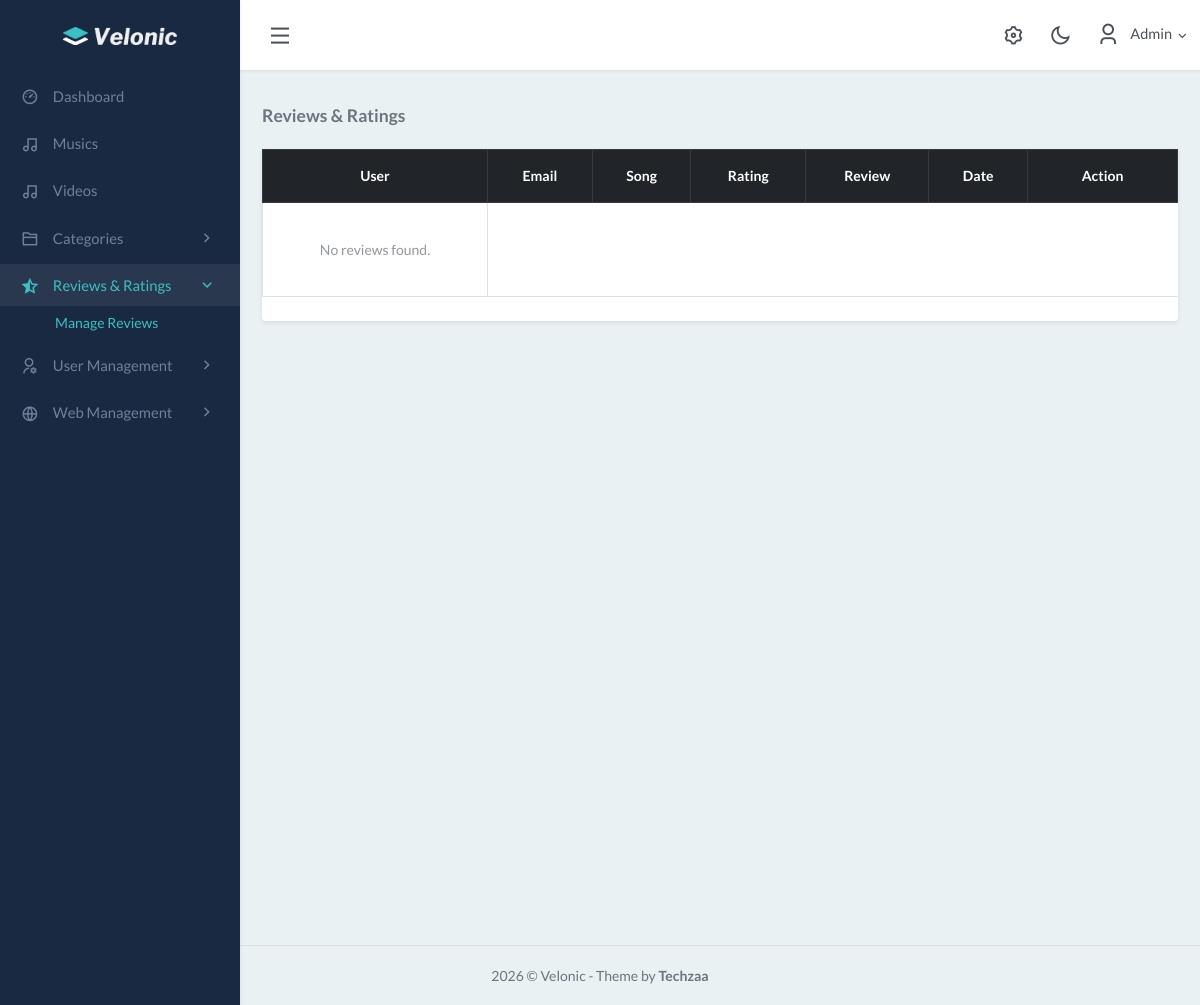
/admin/reviews.php (signed in), run on an earlier commit of the app's database.
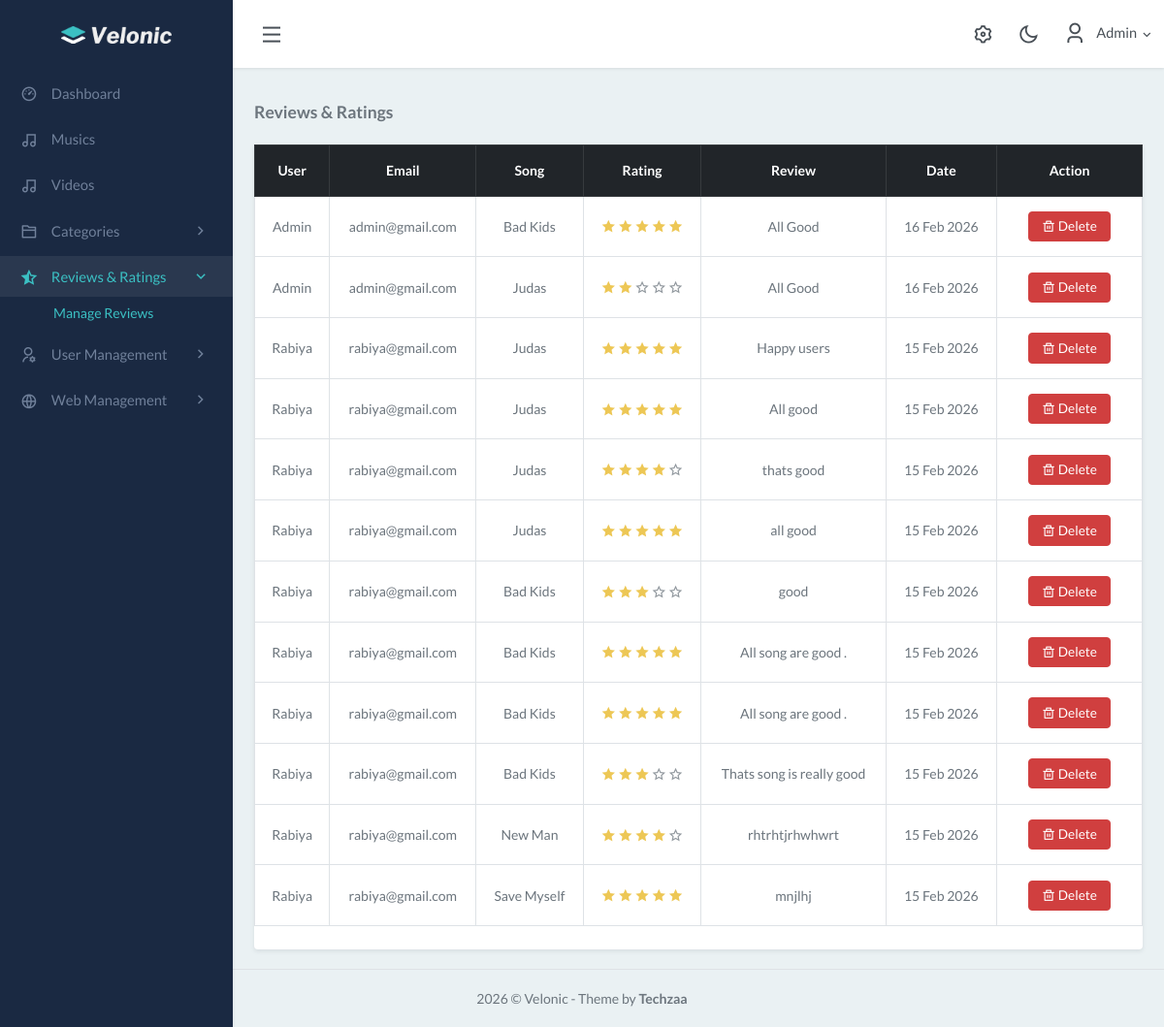
And on a later commit of the database.
### tables this page shows
CREATE TABLE `users` (
  `id` int(11) NOT NULL,
  `name` varchar(100) DEFAULT NULL,
  `email` varchar(100) DEFAULT NULL,
  `password` varchar(255) DEFAULT NULL,
  `role` enum('admin','user') DEFAULT 'user',
  `status` tinyint(1) DEFAULT 0
);

CREATE TABLE `reviews` (
  `id` int(11) NOT NULL,
  `user_id` int(11) DEFAULT NULL,
  `item_type` varchar(20) NOT NULL,
  `item_id` int(11) NOT NULL,
  `review` text DEFAULT NULL,
  `created_at` timestamp NOT NULL DEFAULT current_timestamp(),
  `rating` int(11) NOT NULL
);

CREATE TABLE `musics` (
  `id` int(11) NOT NULL,
  `title` varchar(255) DEFAULT NULL,
  `artist_id` int(11) DEFAULT NULL,
  `album_id` int(11) DEFAULT NULL,
  `genre_id` int(11) DEFAULT NULL,
  `language_id` int(11) DEFAULT NULL,
  `release_year` int(11) DEFAULT NULL,
  `music_file` varchar(255) DEFAULT NULL
);

### admin/reviews.php (the view, shortened to what this page needs)
<?php
include '../config/db_connection.php';
$reviews = mysqli_query($con, "
    SELECT
        reviews.*,
        users.name,
        users.email,
        musics.title AS music_title
    FROM reviews
    JOIN users ON reviews.user_id = users.id
    LEFT JOIN musics ON reviews.item_id = musics.id
    WHERE reviews.item_type = 'music'
    ORDER BY reviews.id DESC
");
?>
<?php include './base/header.php'; ?>
<div class="content-page">
    <div class="content">
        <div class="container-fluid mt-4">
            <div class="d-flex justify-content-between align-items-center mb-3">
                <h4 class="mb-0">Reviews & Ratings</h4>
            </div>
            <div class="card shadow-sm border-0">
                <div class="card-body p-0">
                    <div class="table-responsive">
                        <table class="table table-hover table-bordered text-center align-middle justify-content-center">
                            <thead class="table-dark">
                                <tr>
                                    <th>User</th>
                                    <th class="d-none d-sm-table-cell">Email</th>
                                    <th>Song</th>
                                    <th>Rating</th>
                                    <th>Review</th>
                                    <th class="d-none d-md-table-cell">Date</th>
                                    <th width="150">Action</th>
                                </tr>
                            </thead>
                            <tbody>
                                <?php if (mysqli_num_rows($reviews) > 0): ?>
                                    <?php while ($row = mysqli_fetch_assoc($reviews)): ?>
                                        <tr>
                                            <td>
                                                <?= htmlspecialchars($row['name']); ?>
                                            </td>
                                            <td>
                                                <?= htmlspecialchars($row['email']); ?>
                                            </td>
                                            <td>
                                                <?= htmlspecialchars($row['music_title'] ?? 'Unknown'); ?>
                                            </td>
                                            <td>
                                                <?php for ($i = 1; $i <= 5; $i++): ?>
                                                    <i class="<?= $i <= $row['rating']
                                                        ? 'ri-star-fill text-warning'
                                                        : 'ri-star-line text-muted' ?>"></i>
                                                <?php endfor; ?>
                                            </td>
                                            <td>
                                                <di>
                                                    <?= htmlspecialchars($row['review']); ?>
                                                </di>
                                            </td>
                                            <td>
                                                <?= date('d M Y', strtotime($row['created_at'])); ?>
                                            </td>
                                            <td>
                                                <a href="delete_review.php?id=<?= $row['id']; ?>" class="btn btn-danger btn-sm"
                                                    onclick="return confirm('Delete this review?')">
                                                    <i class="ri-delete-bin-line"></i> Delete
                                                </a>
                                            </td>
                                        </tr>
                                    <?php endwhile; ?>
                                <?php else: ?>
                                    <tr>
                                        <td class="text-muted py-4">
                                            No reviews found.
                                        </td>
                                    </tr>
                                <?php endif; ?>
                            </tbody>
                        </table>
                    </div>
                </div>
            </div>
        </div>
    </div>
</div>
<?php include './base/footer.php'; ?>

### admin/base/header.php (shortened to what this page needs)
<?php
include __DIR__ . '/../../config/db_connection.php';
$admin_id = (int) $_SESSION['user_id'];
$admin_name = "";
$stmt = mysqli_prepare($con, "SELECT name FROM users WHERE id = ?");
mysqli_stmt_bind_param($stmt, "i", $admin_id);
mysqli_stmt_execute($stmt);
$result = mysqli_stmt_get_result($stmt);
if ($row = mysqli_fetch_assoc($result)) {
    $admin_name = htmlspecialchars($row['name']);
} else {
    session_destroy();
    header("Location: /sound/login.php");
    exit;
}
?>
<!DOCTYPE html>
<html lang="en">
<head>
    <link rel="stylesheet" href="/sound/admin/css/daterangepicker.css">
    <link rel="stylesheet" href="/sound/admin/css/jquery.vectormap/jquery-jvectormap-1.2.2.css">
    <link href="https://cdn.jsdelivr.net/npm/sweetalert2@11/dist/sweetalert2.min.css" rel="stylesheet">
    <link href="/sound/admin/css/app.min.css" rel="stylesheet" type="text/css" id="app-style" />
    <link href="/sound/admin/css/icons.min.css" rel="stylesheet" type="text/css" />
    <link rel="stylesheet" href="https://cdnjs.cloudflare.com/ajax/libs/remixicon/4.6.0/remixicon.css"
 />
    <link rel="stylesheet" href="https://cdnjs.cloudflare.com/ajax/libs/remixicon/4.6.0/remixicon.min.css"
 />
</head>
<body>
    <div class="wrapper">
        <div class="navbar-custom">
            <div class="topbar container-fluid">
                <div class="d-flex align-items-center gap-1">
                    <button class="button-toggle-menu">
                        <i class="ri-menu-line"></i>
                    </button>
                </div>
                <ul class="topbar-menu d-flex align-items-center gap-3">
                    <li class="d-none d-sm-inline-block">
                        <a class="nav-link" data-bs-toggle="offcanvas" href="#theme-settings-offcanvas">
                            <i class="ri-settings-3-line fs-22"></i>
                        </a>
                    </li>
                    <li class="d-none d-sm-inline-block">
                        <div class="nav-link" id="light-dark-mode">
                            <i class="ri-moon-line fs-22"></i>
                        </div>
                    </li>
                    <li class="dropdown">
                        <a class="nav-link dropdown-toggle arrow-none nav-user" data-bs-toggle="dropdown" href="#"
                            role="button" aria-haspopup="false" aria-expanded="false">
                            <span class="account-user-avatar">
                                <i class="ri-user-3-line fs-3"></i>
                            </span>
                            <span class="d-lg-block d-none">
                                <h5 class="my-0 fw-normal">
                                    <?= $admin_name ?>
                                    <i class="ri-arrow-down-s-line d-none d-sm-inline-block align-middle"></i>
                                </h5>
                            </span>
                        </a>
                    </li>
                </ul>
            </div>
        </div>
        <div class="leftside-menu">
            <a href="index.php" class="logo logo-light">
                <span class="logo-lg">
                    <img src="./images/logo.png" alt="logo">
                </span>
            </a>
            <div class="h-100" id="leftside-menu-container" data-simplebar>
                <ul class="side-nav">
                    <li class="side-nav-item">
                        <a href="index.php" class="side-nav-link">
                            <i class="ri-dashboard-3-line"></i>
                            <span> Dashboard </span>
                        </a>
                    </li>
                    <li class="side-nav-item">
                        <a href="/sound/admin/music.php" class="side-nav-link">
                            <i class="ri-music-2-line"></i>
                            <span> Musics </span>
                        </a>
                    </li>
                    <li class="side-nav-item">
                        <a href="/sound/admin/video.php" class="side-nav-link">
                            <i class="ri-music-2-line"></i>
                            <span> Videos </span>
                        </a>
                    </li>
                    <li class="side-nav-item">
                        <a data-bs-toggle="collapse" href="#sidebarCategories" aria-expanded="false"
                            aria-controls="sidebarCategories" class="side-nav-link">
                            <i class="ri-folder-2-line"></i>
                            <span> Categories </span>
                            <span class="menu-arrow"></span>
                        </a>
                    </li>
                    <li class="side-nav-item">
                        <a data-bs-toggle="collapse" href="#sidebarBaseUI" aria-expanded="false"
                            aria-controls="sidebarBaseUI" class="side-nav-link">
                            <i class="ri-star-half-line"></i>
                            <span> Reviews & Ratings </span>
                            <span class="menu-arrow"></span>
                        </a>
                        <div class="collapse" id="sidebarBaseUI">
                            <ul class="side-nav-second-level">
                                <li>
                                    <a href="reviews.php"> Manage Reviews</a>
                                </li>
                            </ul>
                        </div>
                    </li>
                    <li class="side-nav-item">
                        <a data-bs-toggle="collapse" href="#sidebarExtendedUI" aria-expanded="false"
                            aria-controls="sidebarExtendedUI" class="side-nav-link">
                            <i class="ri-user-settings-line"></i>
                            <span> User Management </span>
                            <span class="menu-arrow"></span>
                        </a>
                    </li>
                    <li class="side-nav-item">
                        <a data-bs-toggle="collapse" href="#sidebarIcons" aria-expanded="false"
                            aria-controls="sidebarIcons" class="side-nav-link">
                            <i class="ri-global-line"></i>
                            <span> Web Management </span>
                            <span class="menu-arrow"></span>
                        </a>
                    </li>
                </ul>
            </div>
        </div>

### admin/base/footer.php (shortened to what this page needs)
<footer class="footer">
    <div class="container-fluid">
        <div class="row">
            <div class="col-12 text-center">
                <script>document.write(new Date().getFullYear())</script> © Velonic - Theme by <b>Techzaa</b>
            </div>
        </div>
    </div>
</footer>
</div>
</body>
</html>

What changed in the data, as far as the page shows it:
added reviews: user.name "Admin", user.email "admin@gmail.com", musics.title "Bad Kids", rating 5 (drawn), review "All Good", created_at "16 Feb 2026"
added reviews: user.name "Admin", user.email "admin@gmail.com", musics.title "Judas", rating 2 (drawn), review "All Good", created_at "16 Feb 2026"
added reviews: user.name "Rabiya", user.email "rabiya@gmail.com", musics.title "Judas", rating 5 (drawn), review "Happy users", created_at "15 Feb 2026"
added reviews: user.name "Rabiya", user.email "rabiya@gmail.com", musics.title "Judas", rating 5 (drawn), review "All good", created_at "15 Feb 2026"
added reviews: user.name "Rabiya", user.email "rabiya@gmail.com", musics.title "Judas", rating 4 (drawn), review "thats good", created_at "15 Feb 2026"
added reviews: user.name "Rabiya", user.email "rabiya@gmail.com", musics.title "Judas", rating 5 (drawn), review "all good", created_at "15 Feb 2026"
added reviews: user.name "Rabiya", user.email "rabiya@gmail.com", musics.title "Bad Kids", rating 3 (drawn), review "good", created_at "15 Feb 2026"
added reviews: user.name "Rabiya", user.email "rabiya@gmail.com", musics.title "Bad Kids", rating 5 (drawn), review "All song are good .", created_at "15 Feb 2026"
added reviews: user.name "Rabiya", user.email "rabiya@gmail.com", musics.title "Bad Kids", rating 5 (drawn), review "All song are good .", created_at "15 Feb 2026"
added reviews: user.name "Rabiya", user.email "rabiya@gmail.com", musics.title "Bad Kids", rating 3 (drawn), review "Thats song is really good", created_at "15 Feb 2026"
added reviews: user.name "Rabiya", user.email "rabiya@gmail.com", musics.title "New Man", rating 4 (drawn), review "rhtrhtjrhwhwrt", created_at "15 Feb 2026"
added reviews: user.name "Rabiya", user.email "rabiya@gmail.com", musics.title "Save Myself", rating 5 (drawn), review "mnjlhj", created_at "15 Feb 2026"
Also different on the page:
text no longer shown: "No reviews found."
